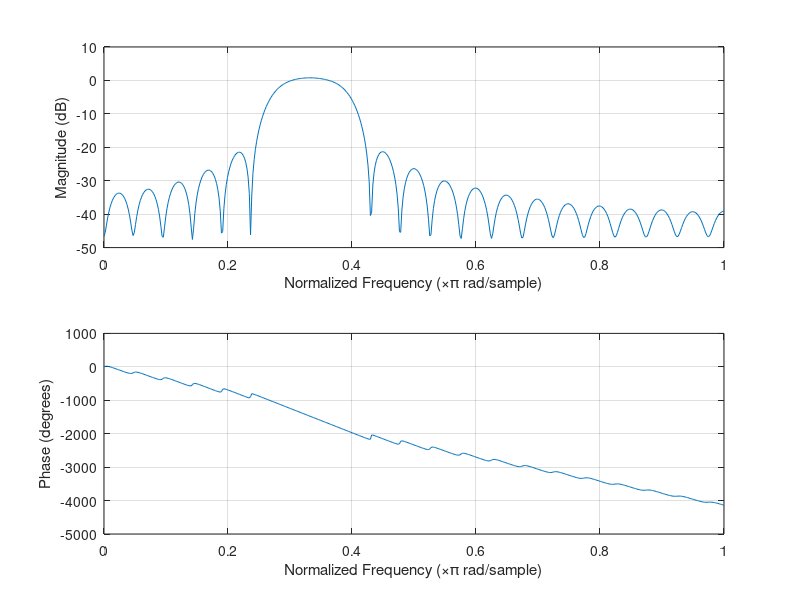
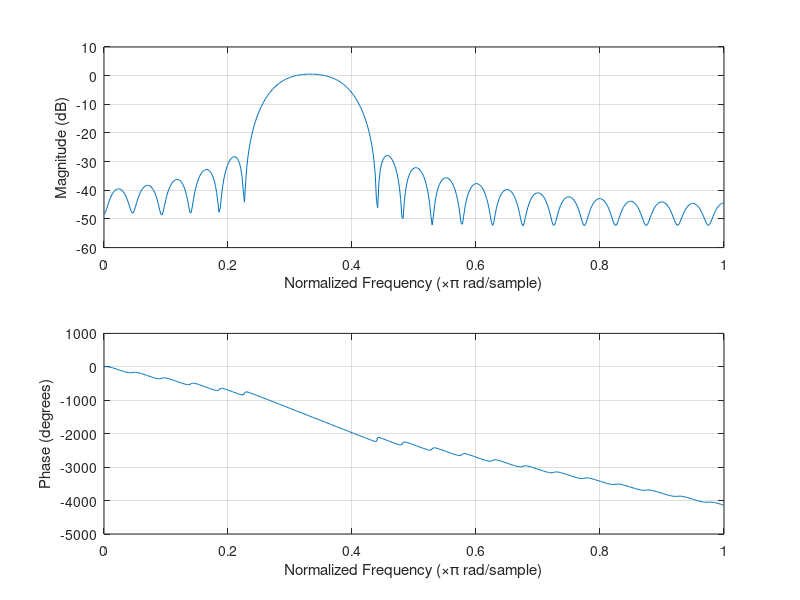

These charts were generated, in order, by the following MATLAB code:
% FIR Bandpass Filter

centerFreq = 3e3;
firWinLength = 81;
bandwidth = 600;

fsample = 18e3;

% Create the bandpass filter by making two low pass filters and doing a spectral inversion the latter
N = firWinLength/4;
n = (-N:N);
%n = n - floor(N/2)
lpcoef = 2 * (centerFreq+bandwidth);
hpcoef = 2 * (centerFreq-bandwidth);


lpcoef = lpcoef / fsample;
hpcoef = (fsample - hpcoef) / fsample;
lpfir = lpcoef * sinc(lpcoef*n);
hpfir = hpcoef * sinc(hpcoef*n);

% Spectral Reversal
hpfir(1:2:end) = -hpfir(1:2:end);
% Convolve the two to create bandpass filter
bpfir = conv(hpfir,lpfir);
figure();
freqz(bpfir);


bpfir = bpfir .* hamming(firWinLength).';
length(bpfir)

figure();
freqz(bpfir);
